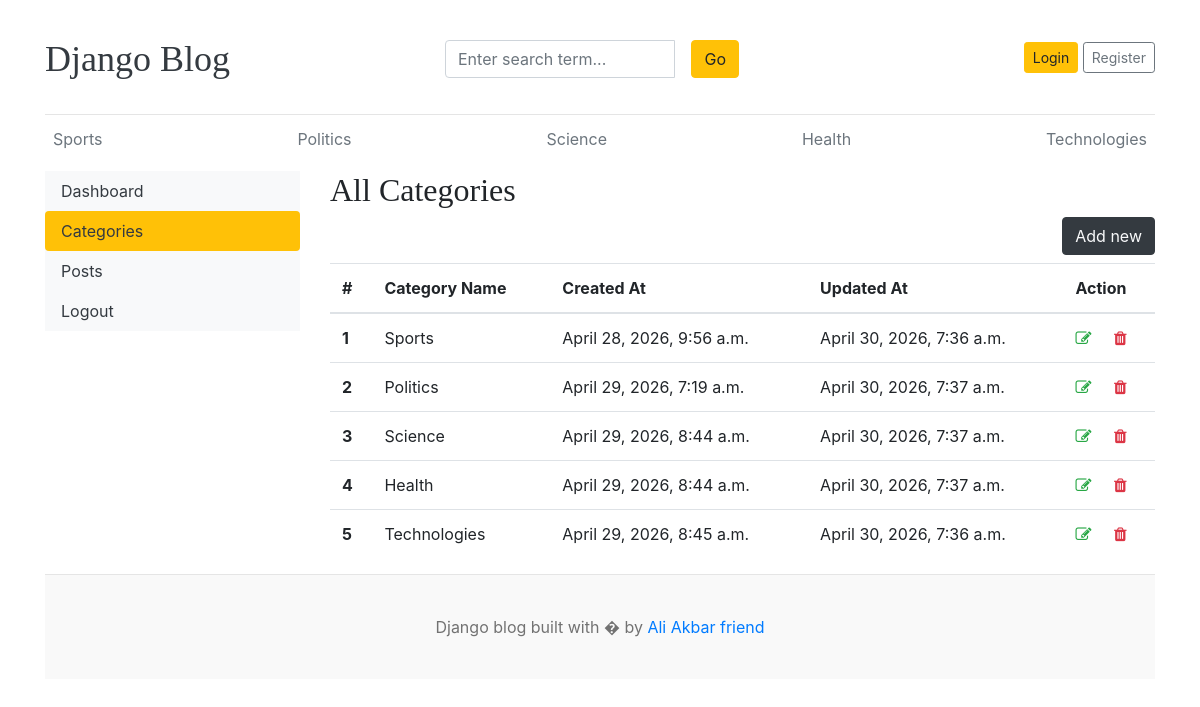
/dashbord/categories/, run on an earlier commit of the app's database.
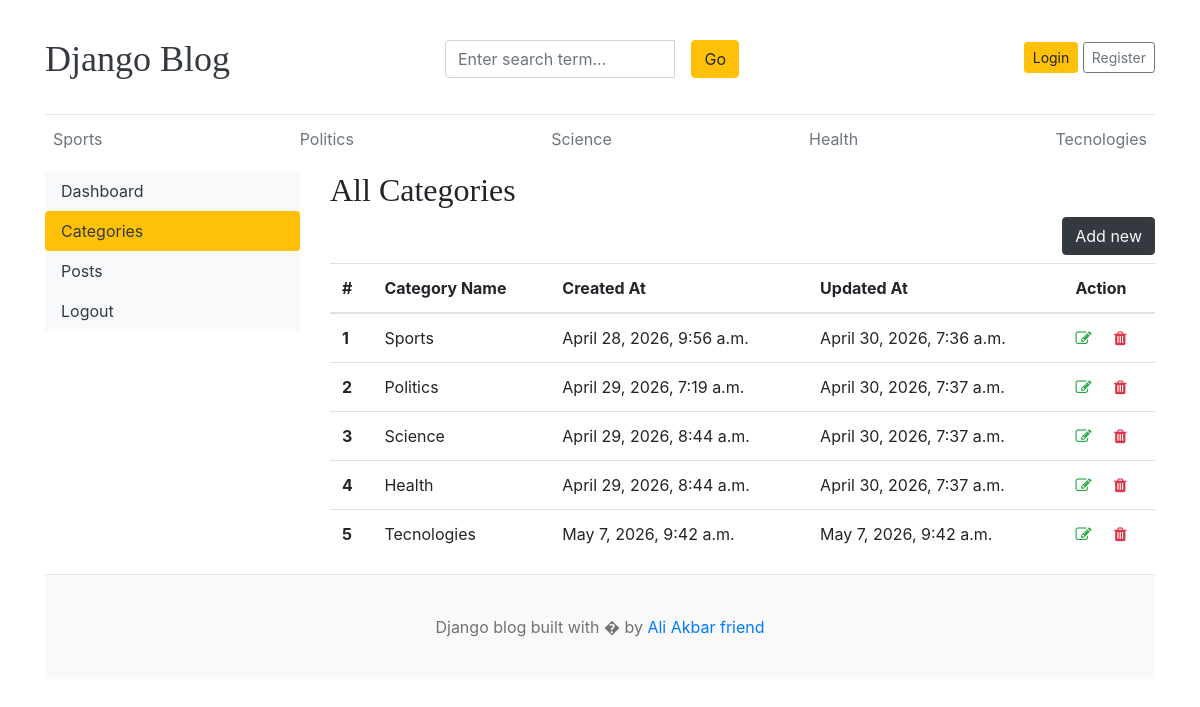
And on a later commit of the database.
### blogs/models.py (models this page shows, shortened)
class Category(models.Model):
    category_name= models.CharField(max_length=50 , unique=True)
    created_at = models.DateTimeField(auto_now_add=True)
    updated_at = models.DateTimeField(auto_now_add=True)
    class Meta:
        verbose_name_plural = 'categories'

### dashbords/views.py (the view)
# urls.py: path('categories/',views.categories,name='categories'),
def categories(request):
    return render(request,'dashbord/categories.html')

### blogs/context_processors.py (called while the page is built)
def get_categories(request):
    categories=Category.objects.all()
    return dict(categories=categories)

def get_social_links(request):
    social_links=SocialLink.objects.all()
    return dict(social_links=social_links)

### templates/dashbord/categories.html (shortened to what this page needs)
{% extends "base.html" %}
{% block content %}
<div class="row">
    {% include "dashbord/sidebar.html" %}
    <div class="col-md-9">
        <h2>All Categories</h2>
        <a href="{% url 'add_category' %}" class="btn btn-dark text-light float-right mb-2">Add new</a>
        <table class="table table-hover">
  <thead>
    <tr>
      <th >#</th>
      <th >Category Name</th>
      <th >Created At</th>
      <th >Updated At</th>
      <th >Action</th>
    </tr>
  </thead>
  <tbody>
    {% for cat in categories %}
    <tr>
      <th>{{forloop.counter}}</th>
      <td>{{cat.category_name}}</td>
      <td>{{cat.created_at}}</td>
      <td>{{cat.updated_at}}</td>
      <td>
        <a href="{% url 'edit_category' cat.id %}"><i class="fa fa-edit text-success"></i></a>
        <a href="{% url 'delete_category' cat.id %}"><i class="fa fa-trash text-danger" aria-hidden="true"></i></a>
      </td>
    </tr>
    {% endfor %}
  </tbody>
</table>
    </div>
</div>
{% endblock %}

### templates/base.html (shortened to what this page needs)
{% load static %}
<!DOCTYPE html>
<html lang="en">
<head>
    <link href="https://getbootstrap.com/docs/4.0/dist/css/bootstrap.min.css" rel="stylesheet">
    <link href="{% static 'css/blog.css' %}" rel="stylesheet">
    <link rel="stylesheet" href="https://cdnjs.cloudflare.com/ajax/libs/font-awesome/4.7.0/css/font-awesome.min.css">
</head>
<body>
    <div class="container">
        <header class="blog-header py-3">
            <div class="row flex-nowrap justify-content-between align-items-center">
                <div class="col-4 pt-1">
                    <a class="blog-header-logo text-dark" href="/">Django Blog</a>
                </div>
                <div class="col-4 pt-1">
                    <form action="{% url 'search' %}" method="GET">
                        <div class="card-body ">
                            <div class="input-group">
                                <input class="form-control" type="text" placeholder="Enter search term..."
                                    name="keyword" aria-label="Enter search term..." aria-describedby="button-search"
                                    value="{{keyword}}">
                                <button class="btn btn-warning mx-3" id="button-search" type="submit">
                                    Go
                                </button>
                            </div>
                        </div>
                    </form>
                </div>
                {% if not user.is_authenticated %}
                <div class="col-4 d-flex justify-content-end align-items-center">
                    <a class="btn btn-sm btn-warning" href="{% url 'login' %}">Login</a> &nbsp;
                    <a class="btn btn-sm btn-outline-secondary" href="{% url 'register' %}">Register</a>
                </div>
                {% else %}
                <div class="col-4 d-flex justify-content-end align-items-center">
                <span><a href="{% url 'dashbords' %}">Dashboard</a></span>
                &nbsp;&nbsp;
                <span><a href="{% url 'logout' %}">Logout</a></span>
                </div>
                {% endif %}
            </div>
        </header>
        <div class="nav-scroller py-1 mb-2">
            <nav class="nav d-flex justify-content-between">
                {% for cat in categories %}
                <a class="p-2 text-muted" href="{% url 'posts_by_category' cat.id %}">{{cat.category_name}}</a>
                {% endfor %}
            </nav>
        </div>
        {% block content %}
        {% endblock %}
        <footer class="blog-footer">
            <p>Django blog built with � by <a href="#">Ali Akbar friend</a></p>
        </footer>
</body>
</html>

What changed in the data, as far as the page shows it:
removed Category: category_name "Technologies", created_at "April 29, 2026, 8:45 a.m.", updated_at "April 30, 2026, 7:36 a.m."
added Category: category_name "Tecnologies", created_at "May 7, 2026, 9:42 a.m.", updated_at "May 7, 2026, 9:42 a.m."
